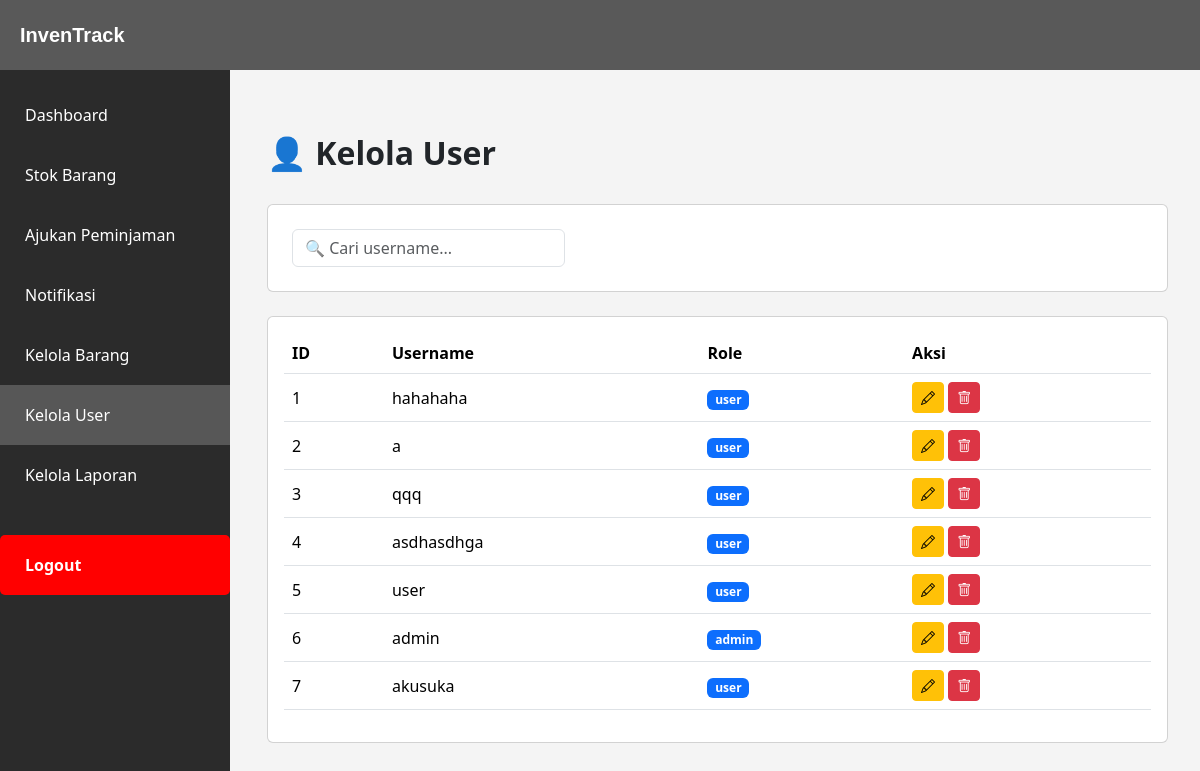
The page /kelola_user.php (signed in) on the database its author committed.
### tables this page shows
CREATE TABLE `users` (
  `id` int NOT NULL,
  `username` varchar(50) NOT NULL,
  `password` varchar(255) NOT NULL,
  `role` enum('admin','user') NOT NULL DEFAULT 'user',
  `created_at` datetime DEFAULT CURRENT_TIMESTAMP
);

### kelola_user.php (the view, shortened to what this page needs)
<?php
include "layout.php";
include "config.php";
$query = mysqli_query($conn, "SELECT * FROM users ORDER BY id DESC");
?>
<div class="container py-4">
    <div class="d-flex justify-content-between align-items-center mb-4">
        <h2 class="fw-bold">👤 Kelola User</h2>
    </div>
    <div class="card card-custom p-4 mb-4">
        <div class="row g-3">
            <div class="col-md-4">
                <input type="text" id="searchInput" class="form-control search-box"
                       placeholder="🔍 Cari username...">
            </div>
        </div>
    </div>
    <div class="card card-custom p-3">
        <div class="table-responsive">
            <table class="table table-hover align-middle" id="userTable">
                <thead>
                    <tr>
                        <th>ID</th>
                        <th>Username</th>
                        <th>Role</th>
                        <th>Aksi</th>
                    </tr>
                </thead>
                <tbody>
                    <?php
                    $no = 1;
                    if (mysqli_num_rows($query) > 0):
                        while ($row = mysqli_fetch_assoc($query)):
                    ?>
                            <tr>
                                <td><?= $no++ ?></td>
                                <td><?= $row['username'] ?></td>
                                <td><span class="badge bg-primary"><?= $row['role'] ?></span></td>
                                <td>
                                    <a href="edit_user.php?id=<?= $row['id'] ?>" class="btn btn-sm btn-warning">
                                        <i class="bi bi-pencil"></i>
                                    </a>
                                    <a href="hapus_user.php?id=<?= $row['id'] ?>"
                                        onclick="return confirm('Yakin ingin menghapus user ini?')"
                                        class="btn btn-sm btn-danger">
                                        <i class="bi bi-trash"></i>
                                    </a>
                                </td>
                            </tr>
                    <?php
                        endwhile;
                    else:
                    ?>
                        <tr>
                            <td colspan="4" class="text-center">Tidak ada data user</td>
                        </tr>
                    <?php endif; ?>
                </tbody>
            </table>
        </div>
    </div>
</div>

### layout.php (style rules this page uses)
body { background-color: #f4f4f4; margin: 0; }

### rows shown on the page
users: username "hahahaha", role "user"
users: username "a", role "user"
users: username "qqq", role "user"
users: username "asdhasdhga", role "user"
users: username "user", role "user"
users: username "admin", role "admin"
users: username "akusuka", role "user"
